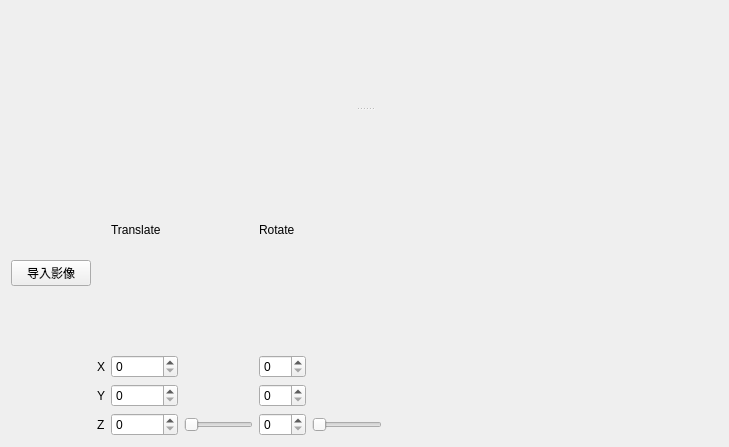
<?xml version="1.0" encoding="UTF-8"?>
<ui version="4.0">
 <class>Widget</class>
 <widget class="QWidget" name="Widget">
  <property name="geometry">
   <rect>
    <x>0</x>
    <y>0</y>
    <width>729</width>
    <height>447</height>
   </rect>
  </property>
  <property name="windowTitle">
   <string>Widget</string>
  </property>
  <layout class="QVBoxLayout" name="verticalLayout">
   <item>
    <widget class="QSplitter" name="splitter">
     <property name="orientation">
      <enum>Qt::Vertical</enum>
     </property>
     <widget class="QWidget" name="widget_window" native="true"/>
     <widget class="QWidget" name="widget_menu" native="true">
      <layout class="QHBoxLayout" name="horizontalLayout_2">
       <item>
        <widget class="QPushButton" name="pushButton_importImage">
         <property name="text">
          <string>导入影像</string>
         </property>
        </widget>
       </item>
       <item>
        <layout class="QGridLayout" name="gridLayout">
         <item row="4" column="0">
          <widget class="QLabel" name="label_5">
           <property name="text">
            <string>Z</string>
           </property>
          </widget>
         </item>
         <item row="2" column="1">
          <widget class="QSpinBox" name="spinBox_translate_x">
           <property name="maximum">
            <number>1111111111</number>
           </property>
          </widget>
         </item>
         <item row="2" column="0">
          <widget class="QLabel" name="label_3">
           <property name="text">
            <string>X</string>
           </property>
          </widget>
         </item>
         <item row="0" column="1">
          <widget class="QLabel" name="label">
           <property name="text">
            <string>Translate</string>
           </property>
          </widget>
         </item>
         <item row="3" column="0">
          <widget class="QLabel" name="label_4">
           <property name="text">
            <string>Y</string>
           </property>
          </widget>
         </item>
         <item row="3" column="1">
          <widget class="QSpinBox" name="spinBox_translate_y">
           <property name="maximum">
            <number>1111111111</number>
           </property>
          </widget>
         </item>
         <item row="4" column="2">
          <widget class="QSlider" name="horizontalSlider_translate_z">
           <property name="minimum">
            <number>100</number>
           </property>
           <property name="maximum">
            <number>2000</number>
           </property>
           <property name="singleStep">
            <number>100</number>
           </property>
           <property name="pageStep">
            <number>100</number>
           </property>
           <property name="orientation">
            <enum>Qt::Horizontal</enum>
           </property>
          </widget>
         </item>
         <item row="4" column="1">
          <widget class="QSpinBox" name="spinBox_translate_z">
           <property name="maximum">
            <number>1111111111</number>
           </property>
          </widget>
         </item>
         <item row="4" column="3">
          <widget class="QSpinBox" name="spinBox_rotate_z">
           <property name="maximum">
            <number>360</number>
           </property>
          </widget>
         </item>
         <item row="2" column="3">
          <widget class="QSpinBox" name="spinBox_rotate_x">
           <property name="maximum">
            <number>360</number>
           </property>
          </widget>
         </item>
         <item row="0" column="3">
          <widget class="QLabel" name="label_2">
           <property name="text">
            <string>Rotate</string>
           </property>
          </widget>
         </item>
         <item row="3" column="3">
          <widget class="QSpinBox" name="spinBox_rotate_y">
           <property name="maximum">
            <number>360</number>
           </property>
          </widget>
         </item>
         <item row="4" column="4">
          <widget class="QSlider" name="horizontalSlider_2">
           <property name="orientation">
            <enum>Qt::Horizontal</enum>
           </property>
          </widget>
         </item>
        </layout>
       </item>
       <item>
        <spacer name="horizontalSpacer">
         <property name="orientation">
          <enum>Qt::Horizontal</enum>
         </property>
         <property name="sizeHint" stdset="0">
          <size>
           <width>365</width>
           <height>20</height>
          </size>
         </property>
        </spacer>
       </item>
      </layout>
     </widget>
    </widget>
   </item>
  </layout>
 </widget>
 <resources/>
 <connections/>
</ui>
